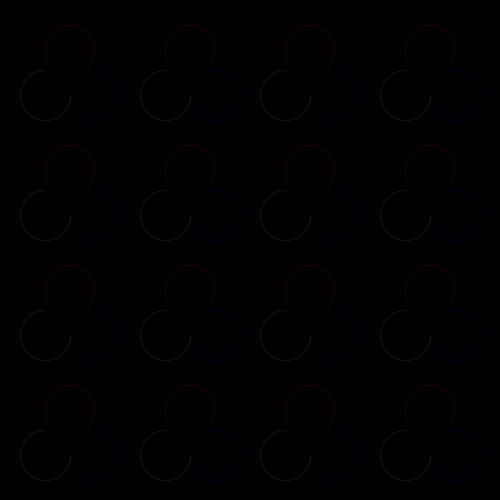
Frame 1 (no input)
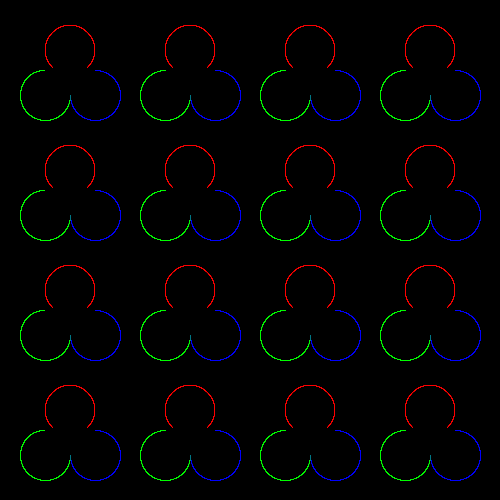
Frame 60 (the mouse pressed at the canvas centre just before this capture)
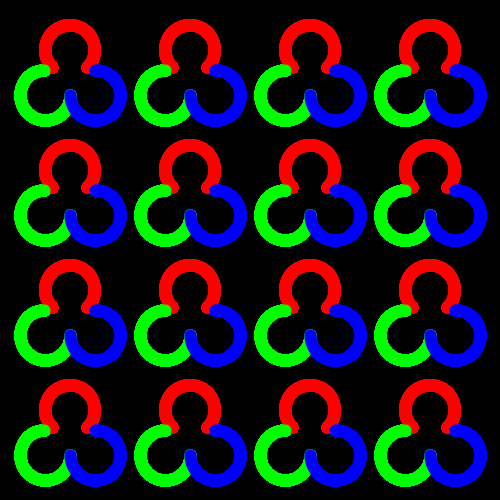
Frame 120 (the mouse held since frame 60 and released just before this capture)

The Processing sketch that drew these frames (run headless with seeded random() and noise(); from frame 60 on, the mouse is pressed at the canvas centre):

// Processing sketch: pattern_3
// ── pattern_3.pde
// pattern 3

  int rx = 0;
  int ry = 0;
  int gx = 0;
  int gy = 0;
  int bx = 0;
  int by = 0;
  int spacing = 120;
  
void setup(){
  size(500, 500);
  background(0);
}


void draw(){
  strokeWeight(mouseX/20);
  // ^^ confused as to why it won't "refresh" 
  // or strictly follow the parameters of mouseX bc it doesn't "refresh"
  // or "erase" with every movement?
  for(int rx = 70; rx <= width; rx = rx + spacing){
    for(int ry = 50; ry <= height; ry = ry + spacing){
  noFill();
  stroke(255, 0, 0);
  arc(rx, ry, 50, 50, PI-QUARTER_PI, TWO_PI+QUARTER_PI);
  }  // ry for loop BB
  }  // rx for loop BB
  
  for(int gx = 45; gx <= width; gx = gx + spacing){
    for(int gy = 95; gy <= height; gy = gy + spacing){  
  stroke(0, 255, 0);
  arc(gx, gy, 50, 50, 0, PI+HALF_PI);
    }  // gy for loop BB
  }  // gx for loop BB

  for(int bx = 95; bx <= width; bx = bx + spacing){
    for(int by = 95; by <= height; by = by + spacing){   
  stroke(0, 0, 255);
  arc(bx, by, 50, 50, PI+HALF_PI, TWO_PI+PI);
    }  // by for loop BB
  }  // bx for loop BB

  
}  // draw BB
